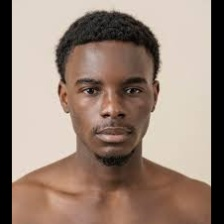
#> input picture sortie/1.jpg, 224 x 224 px, given as the content of the folder ./entree/, which was not available
$ python face-croper.py
#> lines starting #> are read from the running program, lines starting #| are printed output that depends on the picture; pictures that were not available may be replaced by others from this repository, and a replacement may not be noted
import cv2
import os
import shutil


# =========================
# HAAR DETECTION
# =========================
def detect_faces_haar(gray, face_cascade):
    faces = face_cascade.detectMultiScale(
        gray,
        scaleFactor=1.3,
        minNeighbors=5,
        minSize=(50, 50)
    )
    return [(x, y, w, h) for (x, y, w, h) in faces]


# =========================
# NORMALISATION VISAGE
# =========================
def normalize_face(img, x, y, w, h, output_size=224, scale=2.0):
    cx = x + w // 2
    cy = y + h // 2

    size = int(max(w, h) * scale)

    x1 = max(0, cx - size // 2)
    y1 = max(0, cy - size // 2)
    x2 = min(img.shape[1], cx + size // 2)
    y2 = min(img.shape[0], cy + size // 2)

    crop = img[y1:y2, x1:x2]

    h_crop, w_crop = crop.shape[:2]
    size_final = max(h_crop, w_crop)

    # Padding pour carré
    square = cv2.copyMakeBorder(
        crop,
        top=(size_final - h_crop) // 2,
        bottom=(size_final - h_crop + 1) // 2,
        left=(size_final - w_crop) // 2,
        right=(size_final - w_crop + 1) // 2,
        borderType=cv2.BORDER_CONSTANT,
        value=[0, 0, 0]
    )

    # 🔥 Choix intelligent interpolation
    if size_final > output_size:
        interpolation = cv2.INTER_AREA       # réduction
    else:
        interpolation = cv2.INTER_CUBIC      # agrandissement

    resized = cv2.resize(square, (output_size, output_size), interpolation=interpolation)

    return resized

# =========================
# PIPELINE
# =========================
def process_dataset(input_folder, output_folder="./sortie/"):

#> called with input_folder = './entree/', output_folder = './sortie/'
    os.makedirs(output_folder, exist_ok=True)
    anomaly_folder = os.path.join(output_folder, "anomalie")
    os.makedirs(anomaly_folder, exist_ok=True)

    face_cascade = cv2.CascadeClassifier(
        cv2.data.haarcascades + "haarcascade_frontalface_default.xml"
    )

    files = [f for f in os.listdir(input_folder)
             if f.lower().endswith((".jpg", ".jpeg", ".png"))]

    counter = 1

    for file in files:
        path = os.path.join(input_folder, file)
        img = cv2.imread(path)
#> img is the input picture: shape (224, 224, 3); mean B, G, R 119.1, 131.8, 152.6

        if img is None:
            shutil.copy(path, os.path.join(anomaly_folder, file))
            continue

        gray = cv2.cvtColor(img, cv2.COLOR_BGR2GRAY)
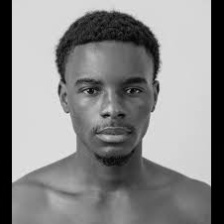
#> gray: shape (224, 224); min 0, max 234, mean 136.6
        faces = detect_faces_haar(gray, face_cascade)
#> in detect_faces_haar, `faces = face_cascade.detectMultiScale( gray, scaleFactor=1.3, minNeigh..`: faces = [[57, 47, 108, 108]]
#> faces = [(57, 47, 108, 108)]

        output_path = os.path.join(output_folder, f"{counter}.jpg")

        if len(faces) == 0:
            shutil.copy(path, os.path.join(anomaly_folder, file))
            counter += 1
            continue

        x, y, w, h = faces[0]
#> x = 57; y = 47; w = 108; h = 108

        # 🔥 NORMALISATION
        face_normalized = normalize_face(img, x, y, w, h, output_size=224, scale=2.2)
#> in normalize_face, `cx = x + w // 2`: cx = 111
#> in normalize_face, `cy = y + h // 2`: cy = 101
#> in normalize_face, `size = int(max(w, h) * scale)`: size = 237
#> in normalize_face, `x1 = max(0, cx - size // 2)`: x1 = 0
#> in normalize_face, `x2 = min(img.shape[1], cx + size // 2)`: x2 = 224
#> in normalize_face, `y2 = min(img.shape[0], cy + size // 2)`: y2 = 219
#> in normalize_face, `crop = img[y1:y2, x1:x2]`:
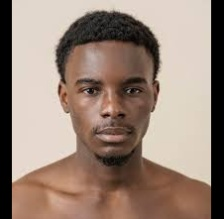
#> crop: shape (219, 224, 3); mean B, G, R 120, 132.6, 153
#> in normalize_face, `square = cv2.copyMakeBorder( crop, top=(size_final - h_crop) // 2, bot..`:
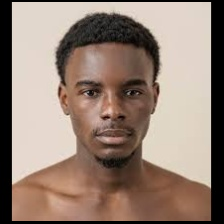
#> square: shape (224, 224, 3); mean B, G, R 117.3, 129.6, 149.6

        cv2.imwrite(output_path, face_normalized, [cv2.IMWRITE_JPEG_QUALITY, 95])

        print(f"✅ Normalisé -> {output_path}")

        counter += 1


# =========================
# TEST
# =========================
process_dataset("./entree/", "./sortie/")

$ run again, on sortie/6.jpg
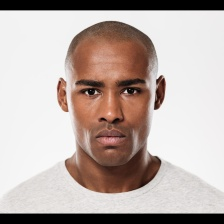
#> input picture sortie/6.jpg, 224 x 224 px, given as the content of the folder ./entree/, which was not available
#> in process_dataset, img is the input picture: shape (224, 224, 3); mean B, G, R 170.4, 175.6, 188.6
#> in process_dataset, `gray = cv2.cvtColor(img, cv2.COLOR_BGR2GRAY)`:
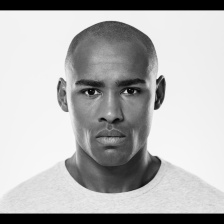
#> gray: shape (224, 224); min 0, max 251, mean 178.9
#> in detect_faces_haar, `faces = face_cascade.detectMultiScale( gray, scaleFactor=1.3, minNeigh..`: faces = [[59, 50, 103, 103]]
#> in process_dataset, `faces = detect_faces_haar(gray, face_cascade)`: faces = [(59, 50, 103, 103)]
#> x = 59; y = 50; w = 103
#> cx = 110
#> cy = 101
#> size = 226
#> x1 = 0
#> x2 = 223
#> y2 = 214
#> in normalize_face, `square = cv2.copyMakeBorder( crop, top=(size_final - h_crop) // 2, bot..`:
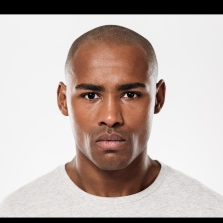
#> square: shape (223, 223, 3); mean B, G, R 171, 176.2, 189.3

$ run again, on sortie/7.jpg
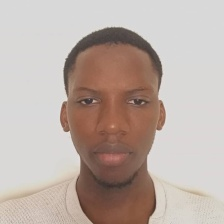
#> input picture sortie/7.jpg, 224 x 224 px, given as the content of the folder ./entree/, which was not available
#> in process_dataset, img is the input picture: shape (224, 224, 3); mean B, G, R 167.2, 174.4, 188.6
#> in process_dataset, `gray = cv2.cvtColor(img, cv2.COLOR_BGR2GRAY)`:
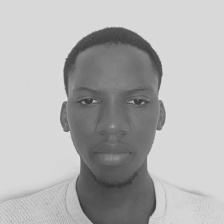
#> gray: shape (224, 224); min 49, max 226, mean 177.8
#> in detect_faces_haar, `faces = face_cascade.detectMultiScale( gray, scaleFactor=1.3, minNeigh..`: faces = [[60, 60, 101, 101]]
#> in process_dataset, `faces = detect_faces_haar(gray, face_cascade)`: faces = [(60, 60, 101, 101)]
#> x = 60; w = 101
#> cx = 110
#> size = 222
#> x1 = 0
#> x2 = 221
#> in normalize_face, `crop = img[y1:y2, x1:x2]`:
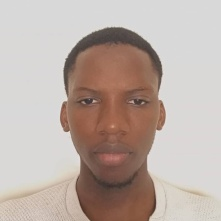
#> crop: shape (221, 221, 3); mean B, G, R 166.8, 174, 188.3
